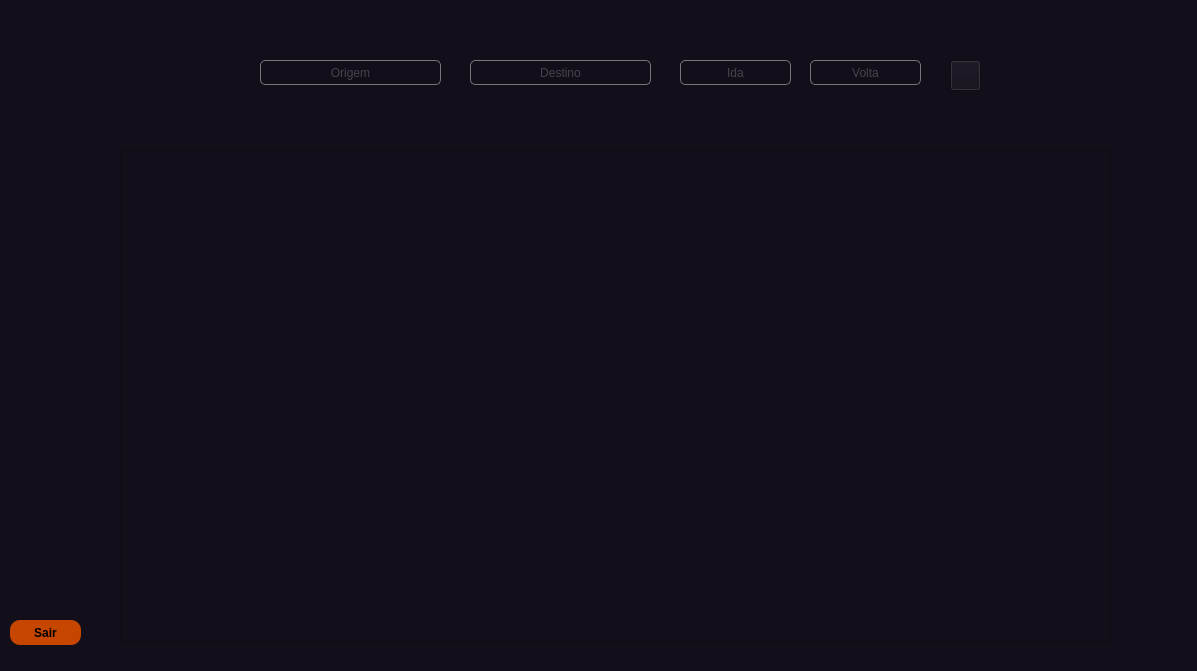
<?xml version="1.0" encoding="UTF-8"?>
<ui version="4.0">
 <class>MainWindow</class>
 <widget class="QMainWindow" name="MainWindow">
  <property name="geometry">
   <rect>
    <x>0</x>
    <y>0</y>
    <width>1197</width>
    <height>671</height>
   </rect>
  </property>
  <property name="windowTitle">
   <string>MainWindow</string>
  </property>
  <property name="styleSheet">
   <string notr="true">background-color: #130F1A;</string>
  </property>
  <widget class="QWidget" name="centralwidget">
   <widget class="QLineEdit" name="lineEdit_4">
    <property name="geometry">
     <rect>
      <x>260</x>
      <y>60</y>
      <width>181</width>
      <height>25</height>
     </rect>
    </property>
    <property name="styleSheet">
     <string notr="true">border: 1px solid rgb(119, 118, 123);
border-radius: 5px;
color: rgb(119, 118, 123);</string>
    </property>
    <property name="alignment">
     <set>Qt::AlignCenter</set>
    </property>
    <property name="placeholderText">
     <string>Origem</string>
    </property>
   </widget>
   <widget class="QLineEdit" name="lineEdit_5">
    <property name="geometry">
     <rect>
      <x>470</x>
      <y>60</y>
      <width>181</width>
      <height>25</height>
     </rect>
    </property>
    <property name="styleSheet">
     <string notr="true">border: 1px solid rgb(119, 118, 123);
border-radius: 5px;
color: rgb(119, 118, 123);</string>
    </property>
    <property name="alignment">
     <set>Qt::AlignCenter</set>
    </property>
    <property name="placeholderText">
     <string>Destino</string>
    </property>
   </widget>
   <widget class="QLineEdit" name="lineEdit_7">
    <property name="geometry">
     <rect>
      <x>680</x>
      <y>60</y>
      <width>111</width>
      <height>25</height>
     </rect>
    </property>
    <property name="styleSheet">
     <string notr="true">border: 1px solid rgb(119, 118, 123);
border-radius: 5px;
color: rgb(119, 118, 123);</string>
    </property>
    <property name="alignment">
     <set>Qt::AlignCenter</set>
    </property>
    <property name="placeholderText">
     <string>Ida</string>
    </property>
   </widget>
   <widget class="QLineEdit" name="lineEdit_8">
    <property name="geometry">
     <rect>
      <x>810</x>
      <y>60</y>
      <width>111</width>
      <height>25</height>
     </rect>
    </property>
    <property name="styleSheet">
     <string notr="true">border: 1px solid rgb(119, 118, 123);
border-radius: 5px;
color: rgb(119, 118, 123);</string>
    </property>
    <property name="text">
     <string/>
    </property>
    <property name="alignment">
     <set>Qt::AlignCenter</set>
    </property>
    <property name="placeholderText">
     <string>Volta</string>
    </property>
   </widget>
   <widget class="QPushButton" name="pushButton">
    <property name="geometry">
     <rect>
      <x>950</x>
      <y>60</y>
      <width>31</width>
      <height>31</height>
     </rect>
    </property>
    <property name="cursor">
     <cursorShape>PointingHandCursor</cursorShape>
    </property>
    <property name="styleSheet">
     <string notr="true">background-image: url(:/newPrefix/lupa.png);
background-repeat: no-repeat;</string>
    </property>
    <property name="text">
     <string/>
    </property>
   </widget>
   <widget class="QFrame" name="frame">
    <property name="geometry">
     <rect>
      <x>120</x>
      <y>150</y>
      <width>991</width>
      <height>491</height>
     </rect>
    </property>
    <property name="styleSheet">
     <string notr="true">background-image: url(:/newPrefix/mapa_mundiINTEIRO.png);
background-repeat:no-repeat;</string>
    </property>
    <property name="frameShape">
     <enum>QFrame::StyledPanel</enum>
    </property>
    <property name="frameShadow">
     <enum>QFrame::Raised</enum>
    </property>
   </widget>
   <widget class="QPushButton" name="pushButton_2">
    <property name="geometry">
     <rect>
      <x>10</x>
      <y>620</y>
      <width>71</width>
      <height>25</height>
     </rect>
    </property>
    <property name="font">
     <font>
      <weight>75</weight>
      <bold>true</bold>
     </font>
    </property>
    <property name="cursor">
     <cursorShape>PointingHandCursor</cursorShape>
    </property>
    <property name="styleSheet">
     <string notr="true">QPushButton {
background-color: rgb(198, 70, 0);
color: black;
border-radius: 10px;}

QPushButton:hover {
background-color: white;
color: black;}</string>
    </property>
    <property name="text">
     <string>Sair</string>
    </property>
   </widget>
  </widget>
  <widget class="QMenuBar" name="menubar">
   <property name="geometry">
    <rect>
     <x>0</x>
     <y>0</y>
     <width>1197</width>
     <height>22</height>
    </rect>
   </property>
  </widget>
 </widget>
 <resources>
  <include location="../../cast/poo-II/telas/imagens.qrc"/>
 </resources>
 <connections/>
</ui>
